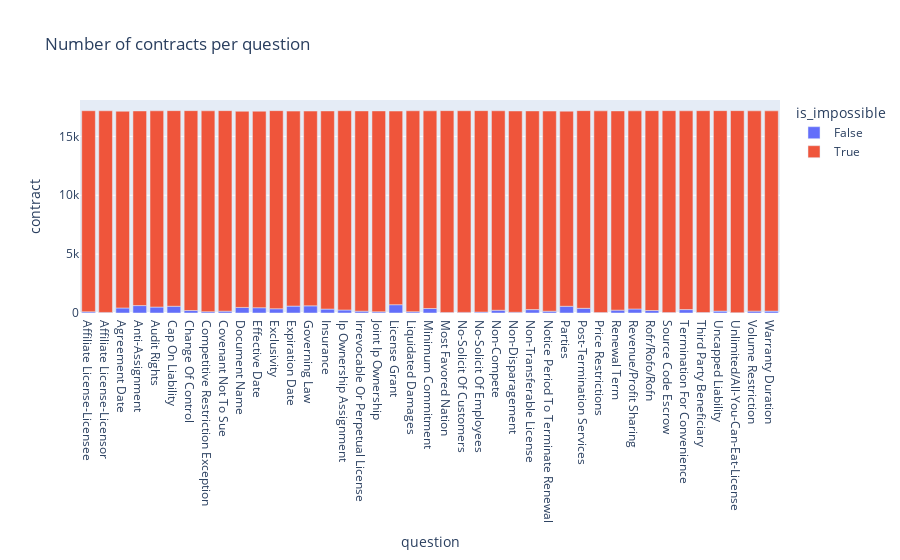

The notebook cell saved with this chart:
### Code cell
px.bar(df_g_2, x='question', y='contract', color='is_impossible', title='Number of contracts per question')

### Figure 1 — Plotly figure (JSON) as saved in the notebook; plotly's stock layout.template omitted (floating-point values rounded to 4 significant figures)
{"data": [{"alignmentgroup": "True", "hovertemplate": "is_impossible=False<br>question=%{x}<br>contract=%{y}<extra></extra>", "legendgroup": "False", "marker": {"color": "#636efa", "pattern": {"shape": ""}}, "name": "False", "offsetgroup": "False", "orientation": "v", "showlegend": true, "textposition": "auto", "type": "bar", "x": ["Affiliate License-Licensee", "Affiliate License-Licensor", "Agreement Date", "Anti-Assignment", "Audit Rights", "Cap On Liability", "Change Of Control", "Competitive Restriction Exception", "Covenant Not To Sue", "Document Name", "Effective Date", "Exclusivity", "Expiration Date", "Governing Law", "Insurance", "Ip Ownership Assignment", "Irrevocable Or Perpetual License", "Joint Ip Ownership", "License Grant", "Liquidated Damages", "Minimum Commitment", "Most Favored Nation", "No-Solicit Of Customers", "No-Solicit Of Employees", "Non-Compete", "Non-Disparagement", "Non-Transferable License", "Notice Period To Terminate Renewal", "Parties", "Post-Termination Services", "Price Restrictions", "Renewal Term", "Revenue/Profit Sharing", "Rofr/Rofo/Rofn", "Source Code Escrow", "Termination For Convenience", "Third Party Beneficiary", "Uncapped Liability", "Unlimited/All-You-Can-Eat-License", "Volume Restriction", "Warranty Duration"], "xaxis": "x", "y": [99, 47, 427, 629, 505, 573, 211, 111, 154, 472, 449, 361, 587, 607, 334, 256, 153, 100, 705, 107, 382, 45, 52, 77, 233, 62, 288, 150, 571, 399, 33, 241, 342, 211, 35, 290, 42, 160, 28, 159, 160], "yaxis": "y"}, {"alignmentgroup": "True", "hovertemplate": "is_impossible=True<br>question=%{x}<br>contract=%{y}<extra></extra>", "legendgroup": "True", "marker": {"color": "#EF553B", "pattern": {"shape": ""}}, "name": "True", "offsetgroup": "True", "orientation": "v", "showlegend": true, "textposition": "auto", "type": "bar", "x": ["Affiliate License-Licensee", "Affiliate License-Licensor", "Agreement Date", "Anti-Assignment", "Audit Rights", "Cap On Liability", "Change Of Control", "Competitive Restriction Exception", "Covenant Not To Sue", "Document Name", "Effective Date", "Exclusivity", "Expiration Date", "Governing Law", "Insurance", "Ip Ownership Assignment", "Irrevocable Or Perpetual License", "Joint Ip Ownership", "License Grant", "Liquidated Damages", "Minimum Commitment", "Most Favored Nation", "No-Solicit Of Customers", "No-Solicit Of Employees", "Non-Compete", "Non-Disparagement", "Non-Transferable License", "Notice Period To Terminate Renewal", "Parties", "Post-Termination Services", "Price Restrictions", "Renewal Term", "Revenue/Profit Sharing", "Rofr/Rofo/Rofn", "Source Code Escrow", "Termination For Convenience", "Third Party Beneficiary", "Uncapped Liability", "Unlimited/All-You-Can-Eat-License", "Volume Restriction", "Warranty Duration"], "xaxis": "x", "y": [17080, 17127, 16710, 16532, 16668, 16613, 16975, 17062, 17032, 16664, 16691, 16825, 16561, 16546, 16828, 16924, 17011, 17064, 16448, 17068, 16791, 17141, 17128, 17109, 16942, 17096, 16876, 17003, 16571, 16787, 17136, 16923, 16827, 16975, 17151, 16883, 17140, 17026, 17158, 17011, 17009], "yaxis": "y"}], "layout": {"autosize": true, "barmode": "relative", "legend": {"title": {"text": "is_impossible"}, "tracegroupgap": 0}, "title": {"text": "Number of contracts per question"}, "xaxis": {"anchor": "y", "autorange": true, "domain": [0, 1], "range": [-0.5, 40.5], "title": {"text": "question"}, "type": "category"}, "yaxis": {"anchor": "x", "autorange": true, "domain": [0, 1], "range": [0, 18090.0], "title": {"text": "contract"}, "type": "linear"}}}
